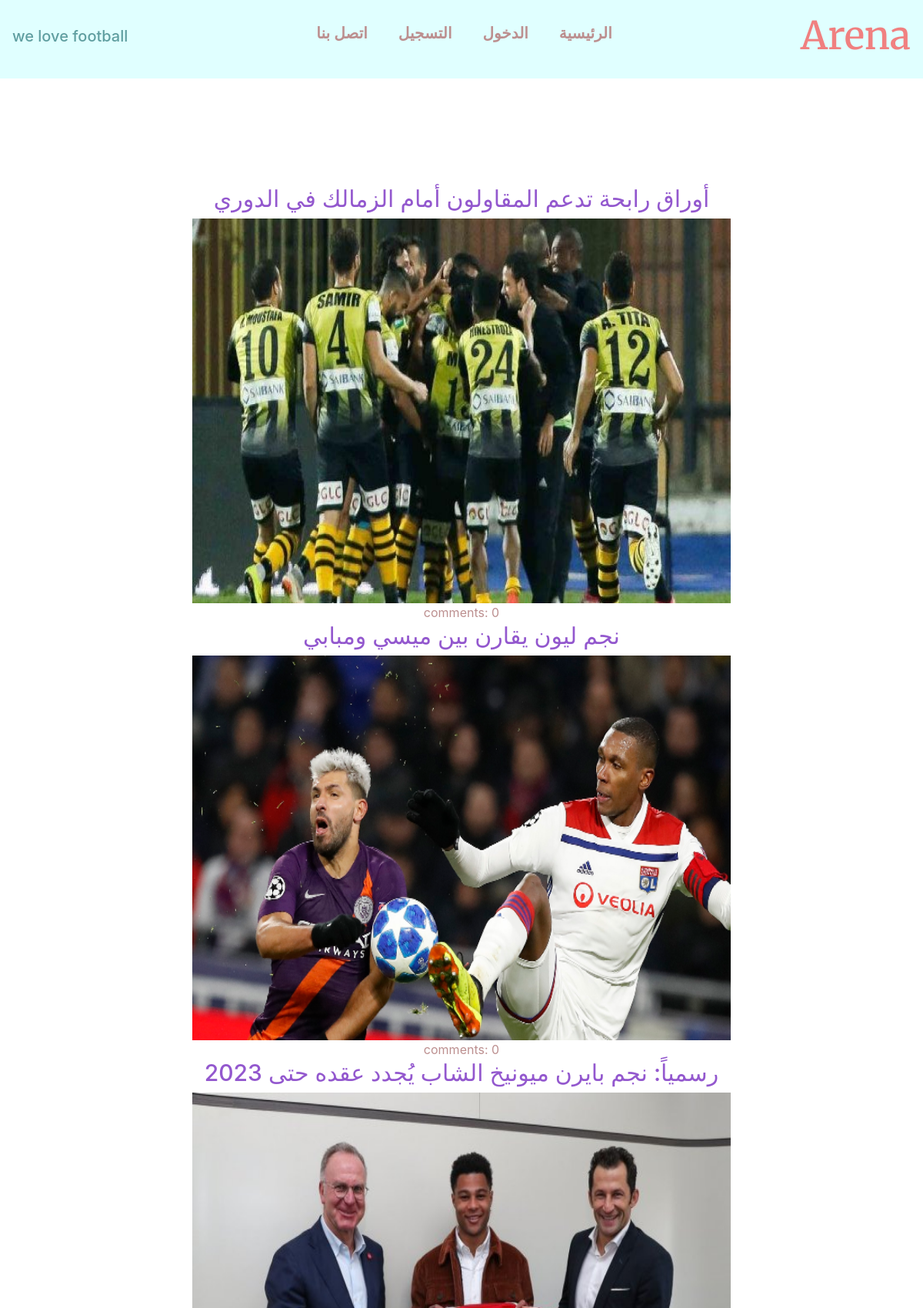
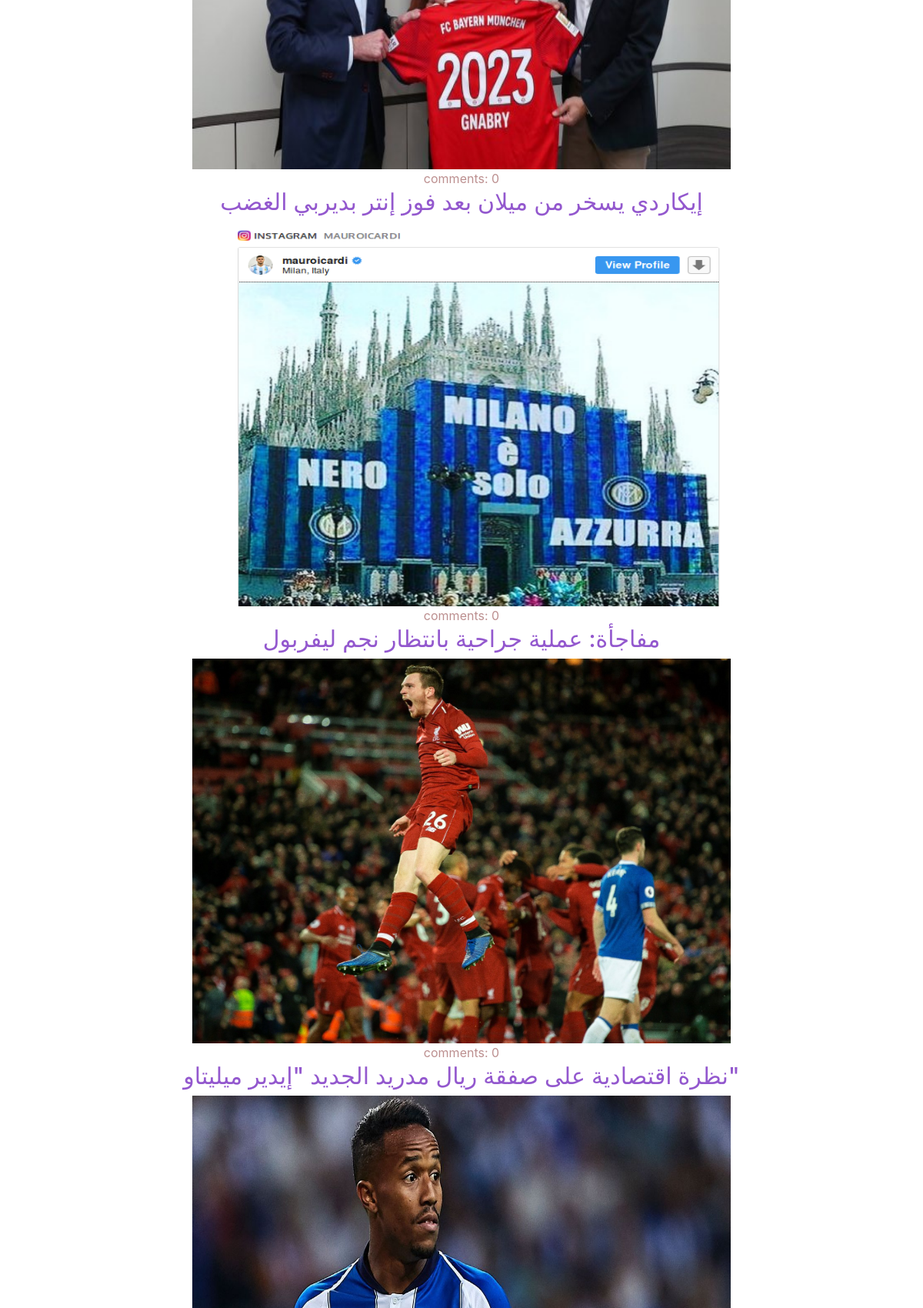
The page / (upper part) on the database its author committed (2 pictures, top to bottom).
### core/models.py (models this page shows, shortened)
class LeagueNews(models.Model):
    league_names = models.ForeignKey(League, on_delete=models.CASCADE, related_name='news')
    news_title = models.CharField(max_length=200)
    publication_date = models.DateTimeField('date published')
    news_text = models.TextField()
    news_image = models.ImageField(upload_to='media/core',max_length=255, null=True,blank=True)
    clubs = models.ManyToManyField(Club , related_name='news')

### core/views.py (the view)
# urls.py: path('', views.home,name='home'),
def home(request):
    league = League.objects.all()
    latest_news = LeagueNews.objects.filter(publication_date__lte=timezone.now()).order_by('-publication_date')[:20]
    return render(request, 'core/index.html', {'league':league, 'latest_news':latest_news})

### core/context_processors.py (called while the page is built)
def add_to_base(request):
    return {
        'leagues' : League.objects.all()
    }

### core/templates/core/index.html (shortened to what this page needs)
{% extends 'base.html' %}
{% load static %}
{% block content %}
<link rel="stylesheet" type="text/css" href="{% static 'core/indexpage.css' %}" />
{% for news in latest_news %}
<div style="text-align: center;">
  <a href="{% url 'core:newsdetail' pk=news.pk %}"><h5>{{ news.news_title }}</h5><img src="{{ news.news_image.url }}" height="500" width="700" /></a>
  <br>
  <a href="{% url 'core:newsdetail' pk=news.pk %}">comments: {{ news.comments.count}} </a>
</div>
{% endfor %}
{% endblock %}

### templates/base.html (shortened to what this page needs)
{% load static %}
<!DOCTYPE html>
<html>
    <head>
        <link rel="stylesheet" href="https://stackpath.bootstrapcdn.com/bootstrap/4.3.1/css/bootstrap.min.css">
        <link rel="stylesheet" type="text/css" href="{% static 'core/basepage.css'%}" />
    </head>
    <body>
   <nav class="navbar" id="navbar">
      <h6 id="second-title">we love football</h6>
     <ul>
       <li><a href="{% url 'core:contact' %}">اتصل بنا</a></li>
       {% if user.is_authenticated %}
         <li><a href="{% url 'core:logout' %}">خروج</a></li>
       {% else %}
         <li><a href="{% url 'core:signup' %}" >التسجيل</a></li>
         <li><a href="{% url 'core:login' %}" >الدخول</a></li>
       {% endif %}
       <li><a href="{% url 'core:home' %}" >الرئيسية</a></li>
     </ul>
     <a href="{% url 'core:home' %}"><h1>Arena</h1></a>
    </nav>
          <main>
          {% block content %}
        {% endblock %}
      </main>
    </body>
</html>

### core/static/core/basepage.css (style rules this page uses)
* { margin: 0; padding: 0; }
#navbar { position: fixed; top: 0; left: 0; background-color:lightcyan; width: 100%; }
ul { display: flex; flex-direction: row; list-style: none; justify-content: center; }
li { padding: 20px; font-weight: bold; font-size: 20px; font-family: 'Bitter', times; }
a { text-decoration: none; color: rosybrown; }
h1 { text-align: center; font-size: 50px; font-family: Merriweather; color: lightcoral; }
main { padding-top: 20%; }
h6 { font-size: 20px; text-align: center; color: cadetblue; }

### core/static/core/indexpage.css (style rules this page uses)
* { margin: 0; padding: 0; }
#navbar { position: fixed; top: 0; left: 0; background-color:lightcyan; width: 100%; }
ul { display: flex; flex-direction: row; list-style: none; justify-content: center; }
li { padding: 20px; font-weight: bold; font-size: 20px; font-family: 'Bitter', times; }
a { text-decoration: none; color: rosybrown; }
h1 { text-align: center; font-size: 50px; font-family: Merriweather; color: lightcoral; }
main { padding-top: 20%; }
h6 { font-size: 20px; text-align: center; color: cadetblue; }
h5 { font-size: 30px; text-align: center; color: rgb(147, 88, 206); }

### rows shown on the page
LeagueNews: news_title "أوراق رابحة تدعم المقاولون أمام الزمالك في الدوري", news_image (picture), comments.count "0"
LeagueNews: news_title "نجم ليون يقارن بين ميسي ومبابي", news_image (picture), comments.count "0"
LeagueNews: news_title "رسمياً: نجم بايرن ميونيخ الشاب يُجدد عقده حتى 2023", news_image (picture), comments.count "0"
LeagueNews: news_title "إيكاردي يسخر من ميلان بعد فوز إنتر بديربي الغضب", news_image (picture), comments.count "0"
LeagueNews: news_title "مفاجأة: عملية جراحية بانتظار نجم ليفربول", news_image (picture), comments.count "0"
LeagueNews: news_title "نظرة اقتصادية على صفقة ريال مدريد الجديد \"إيدير ميليتاو\"", news_image (picture)
